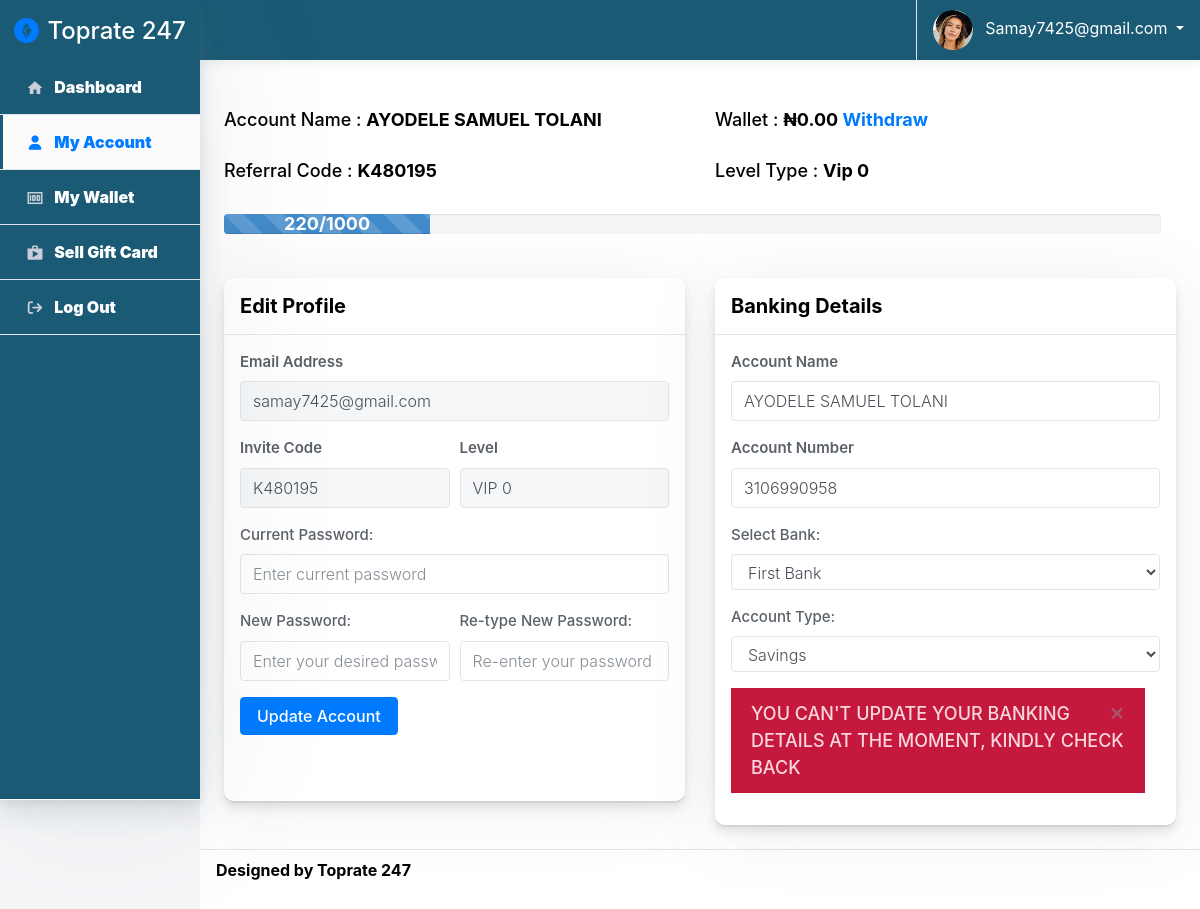
Page /stores/userAccount.php (signed in) on the committed database.
### tables this page shows
CREATE TABLE `client` (
  `id` int(255) NOT NULL,
  `email` varchar(255) NOT NULL,
  `password` varchar(255) NOT NULL,
  `phone` varchar(255) NOT NULL,
  `type` varchar(255) NOT NULL DEFAULT '1' COMMENT 'Member Type: admin, moderator, user',
  `viplevel` varchar(255) NOT NULL DEFAULT '0' COMMENT 'Vip level ',
  `userCode` varchar(255) NOT NULL,
  `registerDate` datetime NOT NULL DEFAULT current_timestamp(),
  `point` varchar(255) NOT NULL DEFAULT '20',
  `blockTransaction` varchar(255) NOT NULL DEFAULT 'NO' COMMENT 'block member from entering market',
  `blockMember` varchar(255) NOT NULL DEFAULT '2',
  `timeLeftVerify` datetime NOT NULL DEFAULT current_timestamp()
);

CREATE TABLE `bankaccount` (
  `bid` int(255) NOT NULL,
  `clientID` varchar(255) NOT NULL,
  `bankName` varchar(255) NOT NULL,
  `accountType` varchar(255) NOT NULL,
  `merchantName` varchar(255) NOT NULL,
  `merchantNo` varchar(255) NOT NULL,
  `nextUpdate` varchar(255) NOT NULL COMMENT 'Available after 15days',
  `blockUpdate` varchar(255) NOT NULL DEFAULT 'YES' COMMENT 'Block user from updating account number '
);

CREATE TABLE `wallet` (
  `id` int(255) NOT NULL,
  `clientID` varchar(255) NOT NULL,
  `amount` varchar(255) NOT NULL DEFAULT '0.00'
);

### config.php (called while the page is built, shortened)
<?php
class Config
{
	public $host = "localhost";
    public $db_name = "toprate";
    public $username = "root";
    public $password = "";
	public function __construct()
    {
        try
        {
            $this->con = new PDO("mysql:host=" . $this->host . ";dbname=" . $this->db_name, $this->username, $this->password);
        }
        catch(PDOException $exception)
        {
            $this->con = null;
            echo "Connection error: " . $exception->getMessage();
			die();
        }
    }
}
?>

### stores/userAccount.php (the view, shortened to what this page needs)
<?php
require "../action.php"; $action = new Action();
$username = $_SESSION["username"];
$clientID = $action->clientID($username);
    ?>
<!doctype html>
<html class="no-js h-100" lang="en">
  <head>
    <link href="https://use.fontawesome.com/releases/v5.0.6/css/all.css" rel="stylesheet">
	<link rel="stylesheet" href="//cdn.datatables.net/1.10.19/css/jquery.dataTables.min.css" />
    <link rel="stylesheet" href="https://stackpath.bootstrapcdn.com/bootstrap/4.1.3/css/bootstrap.min.css">
    <link rel="stylesheet" id="main-stylesheet" data-version="1.1.0" href="styles/shards-dashboards.1.1.0.min.css">
    <link rel="stylesheet" href="styles/extras.1.1.0.min.css">
    <link rel="stylesheet" href="styles/styles.css">
	<link rel="stylesheet" href="https://use.fontawesome.com/0acf54d04e.css">
  </head>
  <body class="h-100">
    <div class="container-fluid">
      <div class="row">
        <aside class="main-sidebar col-12 col-md-3 col-lg-2 px-0">
          <div class="main-navbar">
            <nav class="navbar align-items-stretch navbar-light bg-white flex-md-nowrap border-bottom p-0">
              <a class="navbar-brand w-100 mr-0" href="dashboard" style="line-height: 25px;">
                <div class="d-table m-auto">
                  <img id="main-logo" class="d-inline-block align-top mr-1" style="max-width: 25px;" src="images/shards-dashboards-logo.svg" alt="Shards Dashboard">
                  <span class="d-none d-md-inline ml-1">Toprate 247</span>
                </div>
              </a>
            </nav>
          </div>
			<div class="nav-wrapper">
				<ul class="nav flex-column">
				  <li class="nav-item">
					<a class="nav-link" href="dashboard">
					  <i class="material-icons">home</i>
					  <span>Dashboard</span>
					</a>
				  </li>
				  <li class="nav-item">
					<a class="nav-link active" href="userAccount">
					  <i class="fa fa-user"></i>
					  <span>My Account</span>
					</a>
				  </li>
				  <li class="nav-item">
					<a class="nav-link " href="wallet">
					  <i class="material-icons">money</i>
					  <span>My Wallet</span>
					</a>
				  </li>
				  <li class="nav-item">
					<a class="nav-link " href="market">
					  <i class="material-icons">shop</i>
					  <span>Sell Gift Card</span>
					</a>
				  </li>
				  <li class="nav-item">
					<a class="nav-link " href="logout">
					  <i class="fa fa-sign-out"></i>
					  <span>Log Out</span>
					</a>
				  </li>
				</ul>
			</div>
        </aside>
        <main class="main-content col-lg-10 col-md-9 col-sm-12 p-0 offset-lg-2 offset-md-3" style="background: #fff">
          <div class="main-navbar sticky-top bg-white">
            <nav class="navbar align-items-stretch navbar-light flex-md-nowrap p-0">
              <ul class="navbar-nav border-left flex-row ">
                <li class="nav-item dropdown">
                  <a class="nav-link dropdown-toggle text-nowrap px-3" data-toggle="dropdown" href="#" role="button" aria-haspopup="true" aria-expanded="false">
                    <img class="user-avatar rounded-circle mr-2" src="images/avatars/0.jpg" alt="User Avatar">
                    <span class="d-none d-md-inline-block"><?php echo ucfirst($username);?></span>
                  </a>
                </li>
              </ul>
            </nav>
          </div>
          <div class="main-content-container container-fluid px-4">
            <?php require "userhead.php";?>
            <div class="row">
				<div class="col-lg-6">
                <div class="card card-small mb-4">
                  <div class="card-header border-bottom">
                    <h6 class="m-0">Edit Profile</h6>
                  </div>
                  <ul class="list-group list-group-flush">
                    <li class="list-group-item p-3">
                      <div class="row">
                        <div class="col">
                          <form method="post">
                            <div class="form-row">
                              <div class="form-group col-md-12">
                                <label for="feFirstName">Email Address</label>
                                <input type="text" class="form-control" value="<?php echo $action->clientEmail($clientID);?>" disabled>
							  </div>
                            </div>
                            <div class="form-row">
                              <div class="form-group col-md-6">
                                <label>Invite Code</label>
                                <input class="form-control" value="<?php echo $action->userCode($clientID);?>" disabled> </div>
                              <div class="form-group col-md-6">
                                <label>Level</label>
                                <input class="form-control" value="VIP <?php echo $action->vipLevel($clientID);?>" disabled> </div>
                            </div>
                            <div class="form-row">
                              <div class="form-group col-md-12">
                                <label for="currPass"><b>Current Password:</b></label>
                                <input class="form-control input-lg" type="password" placeholder="Enter current password" name="currPass" id="currPass" required> </div>
                            </div>
                            <div class="form-row">
                              <div class="form-group col-md-6">
                                <label for="newPass"><b>New Password:</b></label>
                                <input class="form-control input-lg" type="password" placeholder="Enter your desired password" name="newPass" id="newPass" required>
								</div>
                              <div class="form-group col-md-6">
                                <label for="reNewPass"><b>Re-type New Password:</b></label>
                                <input class="form-control input-lg" type="password" name="reNewPass" placeholder="Re-enter your password" id="reNewPass" required>
								</div>
                            </div>
                            <button type="submit" class="btn btn-accent" id="updatePass" name="updatePass">
								<b>Update Account</b>
							</button> <p>&nbsp;&nbsp;&nbsp;&nbsp;&nbsp;&nbsp;</p>
                          </form>
                        </div>
                      </div>
                    </li>
                  </ul>
                </div>
              </div>
				<div class="col-lg-6">
                <div class="card card-small mb-4">
                  <div class="card-header border-bottom">
                    <h6 class="m-0">Banking Details</h6>
                  </div>
                  <ul class="list-group list-group-flush">
                    <li class="list-group-item p-3">
                      <div class="row">
                        <div class="col">
                          <form method="post">
                            <div class="form-row">
								<div class="form-group col-md-12">
									<label for="accountName">Account Name</label>
									<input type="text" class="form-control" placeholder="Enter your account name" name="accountName" id="accountName" value="<?php echo $action->clientAccName($clientID);?>" required>
								</div>
                            </div>
                            <div class="form-row">
								<div class="form-group col-md-12">
									<label for="accountNumber">Account Number</label>
									<input type="text" maxlength="10" value="<?php echo $action->clientAccNo($clientID);?>" name="accountNumber" id="accountNumber"  placeholder="Enter your account number" class="form-control" required>
								</div>
                            </div>
                            <div class="form-row">
								<div class="form-group col-md-12">
									<label for="bank_name"><b>Select Bank:</b></label>
									<select name="bank_name[]" id="bank_name" class="form-control input-lg" required>
										<option value="First Bank"<?php echo ($action->clientBankName($clientID)== "FIRST BANK") ? ' selected="selected"': '';?>>First Bank</option>
									</select>
								</div>
                            </div>
                            <div class="form-row">
								<div class="form-group col-md-12">
									<label for="accType"><b>Account Type:</b></label>
									<select name="accType" id="accType" class="form-control input-lg" required>
										<option value="savings"<?php echo ($action->clientAccType($clientID)== "SAVINGS") ? ' selected="selected"': '';?>>Savings</option>
									</select>
								</div>
                            </div>
							<?php if($action->blockAccNumb4update($clientID) == "YES") {
								echo $action->error("You can't update your banking details at the moment, kindly check back");
							} else if($action->bankAccount_row($clientID) == 0){ ?>
								<font color="red"><b>NOTE:</b></font> You can only edit your banking details after 15days of submission<br><br>
							<button class="btn btn-success btn-lg" id="savebankAccount" name="savebankAccount" type="submit"><b>Save Account</button>
							<?php
							}  else if($action->blockAccNumb4update($clientID) == "NO"){ ?><font color="red"><b>NOTE:</b></font> You can only edit your banking details after 15days of submission<br><br>
								<button type="submit" class="btn btn-accent"id="upatebankAccount" name="upatebankAccount">Modify Account</button>
							<?php } ?>
						  </form>
                        </div>
                      </div>
                    </li>
                  </ul>
                </div>
              </div>
            </div>
          </div>
		  <?php require "foot.php";?>
        </main>
      </div>
    </div>
  </body>
</html>

### stores/userhead.php
<div class="row" style="margin-top: 4%">
	<div class="col-sm-6 mb-4" style="margin-top: 0.8%; margin-bottom: 10px; color: #000; font-size: 18px; font-weight: bold">
		<b>Account Name : </b> <?php echo $action->clientAccName($clientID);?>
	</div>
	<div class="col-sm-6 mb-4" style="margin-top: 0.8%; margin-bottom: 10px; color: #000; font-size: 18px; font-weight: bold">
		<b>Wallet : </b> &#8358;<?php echo number_format($action->clientBlc($clientID), 2);?> <a href="wallet">Withdraw</a>
	</div>
	<div class="col-sm-6 mb-4" style="margin-bottom: 10px; color: #000; font-size: 18px; font-weight: bold">
		<b>Referral Code : </b> <?php echo $action->userCode($clientID);?>
	</div>
	<div class="col-sm-6 mb-4" style="margin-bottom: 10px; color: #000; font-size: 18px; font-weight: bold">
		<b>Level Type : </b> Vip <?php echo $action->vipLevel($clientID);?>
	</div>
</div>
<div class="row">
	<div class="col-md-12 mb-4">
		<div class="progress" style="margin-right: 15px">
			<div class="progress-bar progress-bar-striped active" role="progressbar" aria-valuenow="<?php echo $action->clientPoint($clientID);?>" aria-valuemin="0" aria-valuemax="100" style="width:<?php echo $action->clientPoint($clientID);?>%">
				<?php echo $action->clientPoint($clientID) * 10;?>/1000
			  </div>
		</div>
	</div>
</div>

### stores/userAccount.php (style rules this page uses)
.progress { height: 20px; margin-bottom: 20px; overflow: hidden; background-color: #f5f5f5; border-radius: 4px; box-shadow: inset 0 1px 2px rgba(0, 0, 0, .1); }
.progress-bar.active { animation: progress-bar-stripes 2s linear infinite; }
.progress-bar { font-size: 18px; font-weight: bolder; float: left; height: 100%; line-height: 20px; color: #fff; text-align: center; background-color: #428bca; box-shadow: inset 0 -1px 0 rgba(0, 0, 0, .15); transition: width .6s ease; }
.progress-bar-striped { background-size: 40px 40px; background-image: linear-gradient(45deg, rgba(255, 255, 255, .15) 25%, transparent 25%, transparent 50%, rgba(255, 255, 255, .15) 50%, rgba(255, 255, 255, .15) 75%, transparent 75%, transparent); }

### rows in the picture
client: id.merchantName "AYODELE SAMUEL TOLANI", id.amount "0.00", $action->userCode($clientID) "K480195", $action->vipLevel($clientID) "0", $action->clientPoint($clientID) * 10 "220", id+email "samay7425@gmail.com", id+userCode "K480195", id+viplevel "VIP 0", accountName "AYODELE SAMUEL TOLANI", accountNumber "3106990958", id "First Bank", accType "Savings"

### other values in the picture
$username "Samay7425@gmail.com"
$statement "YOU CAN'T UPDATE YOUR BANKING DETAILS AT THE MOMENT, KINDLY CHECK BACK"
